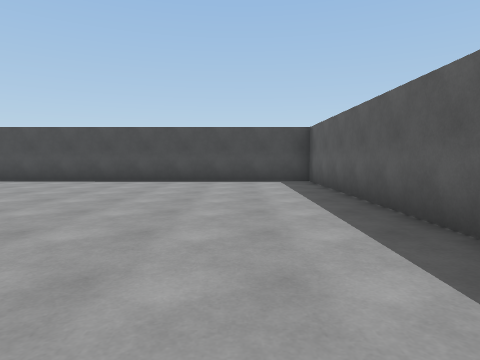
View 1 (above)

20 first-person views from a walk through a Unity game level. The camera is 1.2 m above the floor, tilts 4° down and sees 75° across. The floor is counted in squares, 2 m on a side. Each view is taken from the middle of a square. On the plan, view 1 faces up. The plan holds only what a view shows up to about 9 squares ahead; the rest is blank. The place goes on beyond the plan. Some animated figures are left out.

View 2
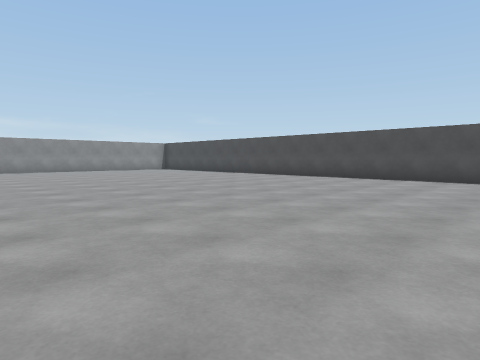

View 3
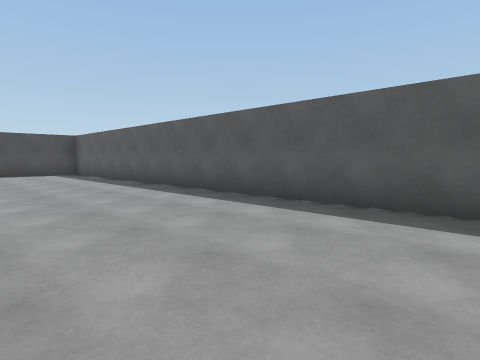

View 4
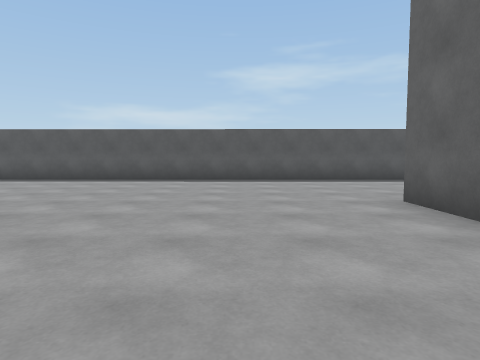

View 5
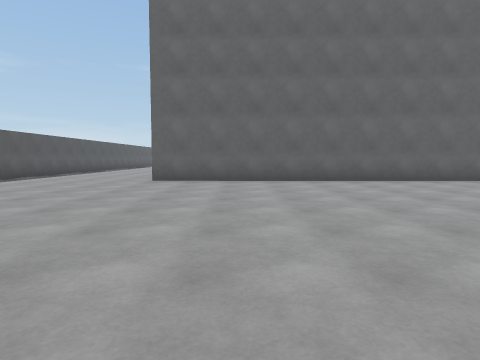

View 6
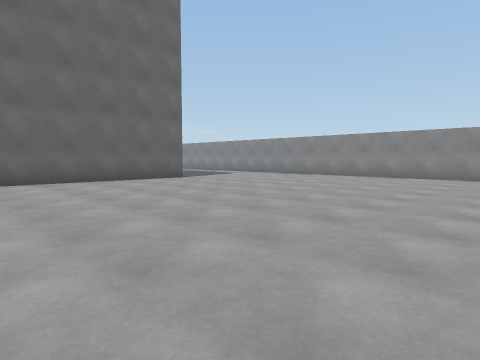

View 7
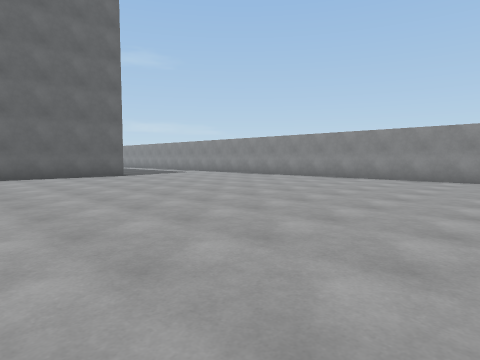

View 8
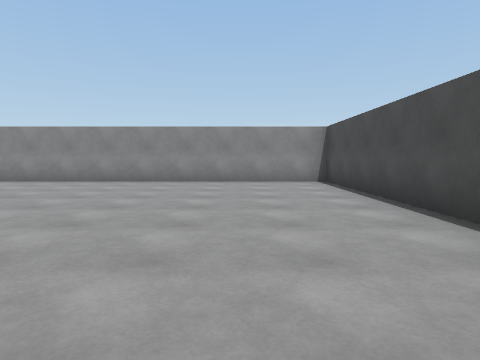

View 9
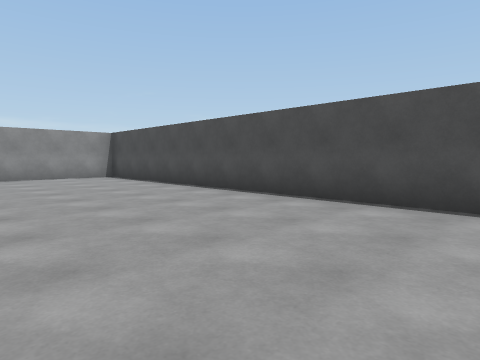

View 10
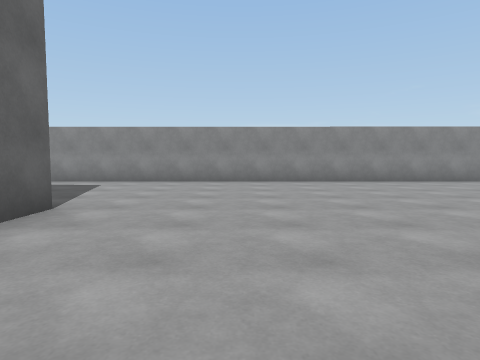

View 11
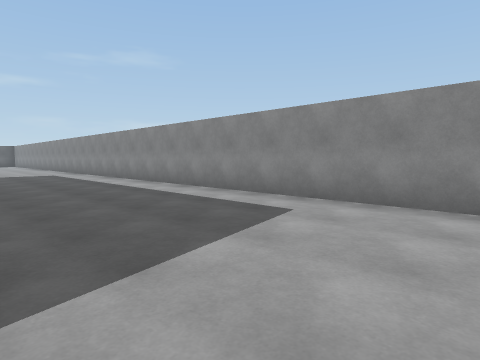

View 12
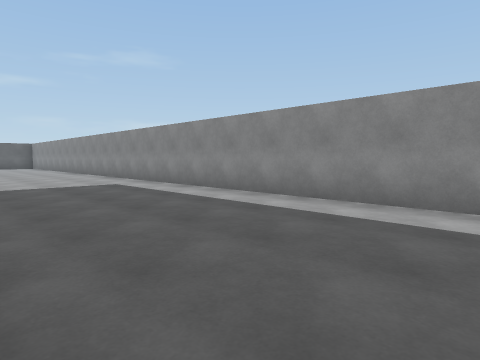

View 13
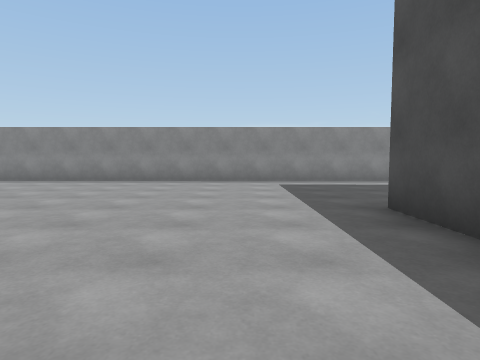

View 14
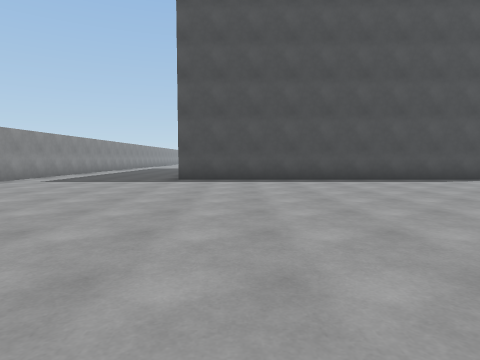

View 15
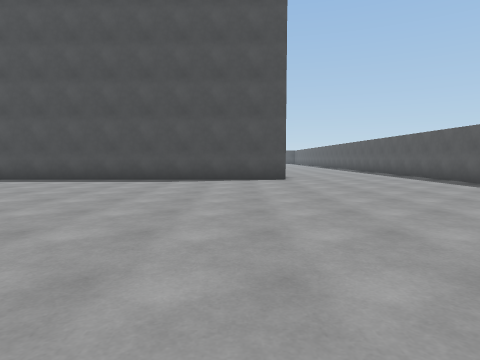

View 16
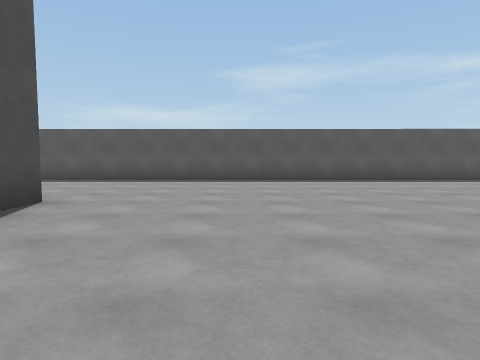

View 17
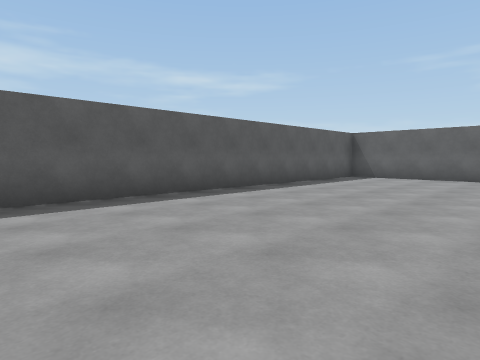

View 18
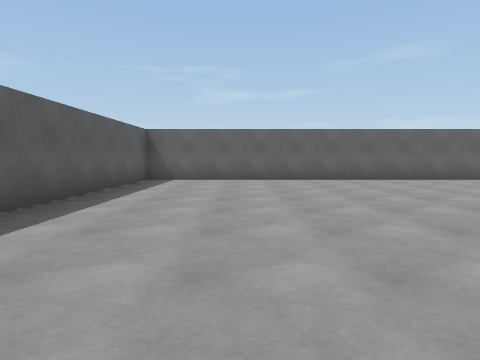

View 19
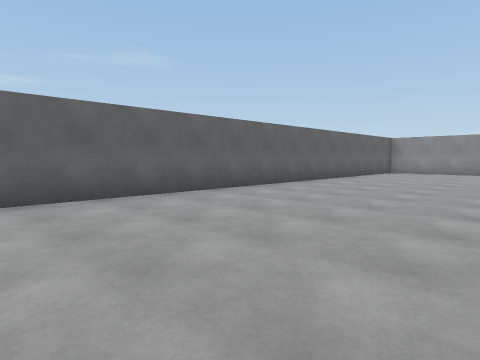

View 20
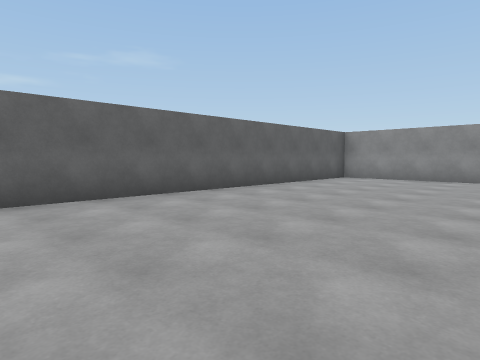

### Floor plan
Points are (right, up) in squares from view 1. A wall is a line through its corners. A room is listed if a view was taken in it or the views show most of it. See-through windows are left out.
Room 1 (views 1, 2, 3, 4, 5, 6, 7, 8, 9, 10)
walls: (-11.5, -6.2) (-2.6, -6.3); (1.7, -5.6) (1.8, 8.1) (-17, 8.2) (-17.1, -4.5)
ways out: opening at (-13.5, -4.2) to room 2; opening at (-0.5, -5.2) to room 2
Room 2 (views 11, 12, 13, 14, 15, 16, 17, 18, 19, 20)
walls: (-2.7, -16.3) (-12.8, -16.2); (-17.2, -27.1) (-17.2, -29.6); (-16.2, -30.6) (1.6, -30.7) (1.7, -13.4); (-12.7, -6.2) (-11.5, -6.2); (1.7, -8.6) (1.7, -5.6); (-17.1, -4.5) (-17.2, -24.4)
ways out: opening at (-13.5, -4.2) to room 1; opening at (-0.5, -5.2) to room 1

Where each view was taken, in squares from view 1:
view 1: 0 up, 0 right, facing up
view 2: 1 down, 2 left, facing up-left
view 3: 4 down, 2 left, facing up-right
view 4: 4 down, 7 left, facing right
view 5: 2 up, 5 left, facing down
view 6: 2 up, 7 left, facing down-left
view 7: 4 up, 8 left, facing down-left
view 8: 6 up, 9 left, facing left
view 9: 4 up, 7 left, facing up-left
view 10: 4 down, 9 left, facing left
view 11: 5 down, 13 left, facing down-left
view 12: 10 down, 13 left, facing down-left
view 13: 18 down, 9 left, facing left
view 14: 25 down, 11 left, facing up
view 15: 25 down, 4 left, facing up
view 16: 19 down, 7 left, facing right
view 17: 21 down, 3 left, facing down-right
view 18: 22 down, 1 left, facing down
view 19: 26 down, 4 left, facing down-left
view 20: 26 down, 8 left, facing down-left
